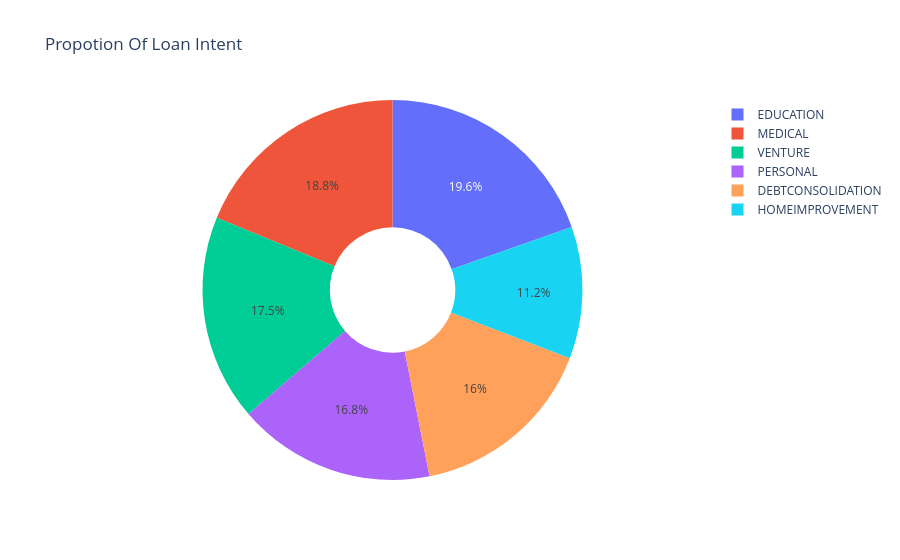

The code cell stored with this chart in its notebook:
### Code cell
ex.pie(data,names='loan_intent',title='Propotion Of Loan Intent',hole=0.33)

### Figure 1 — Plotly figure (JSON) as saved in the notebook; plotly's stock layout.template omitted (floating-point values rounded to 4 significant figures; data arrays with more than 128 entries replaced by an {"elided": "..."} marker saying what was removed)
{"data": [{"domain": {"x": [0, 1], "y": [0, 1]}, "hole": 0.33, "hovertemplate": "loan_intent=%{label}<extra></extra>", "labels": {"elided": "19881 str values"}, "legendgroup": "", "name": "", "showlegend": true, "type": "pie"}], "layout": {"legend": {"tracegroupgap": 0}, "title": {"text": "Propotion Of Loan Intent"}}}
